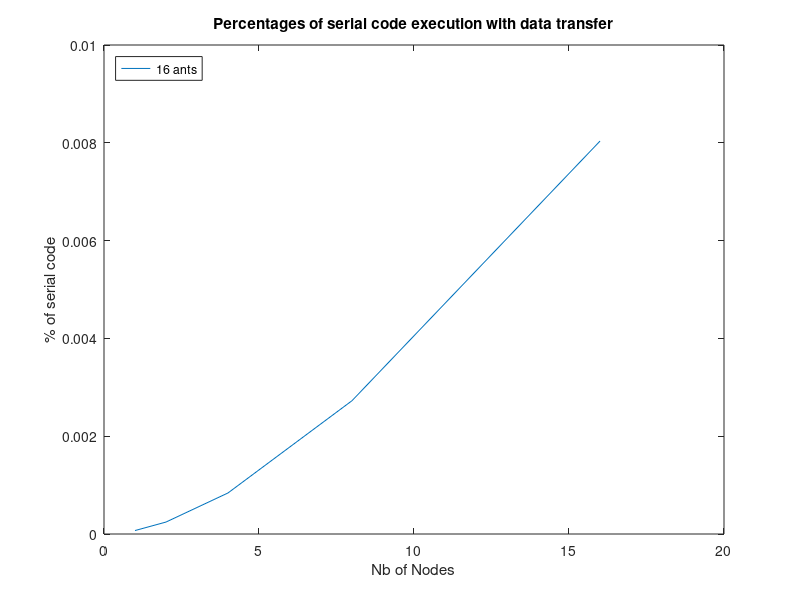

The MATLAB script that drew this image:
% Ant Colony Optimization Algorithm with MPI
% Schaer Marc

% Compute fraction of serial code with considering data transfer

nants = [1 2 4 8 16];
nodes = [1 2 4 8 16];
c = 1000
result = zeros(size(nodes,2),size(nants,2))
L = 5000

for i = 1:size(nants,2)
    for j = 1:size(nodes,2)
        result(j,i) = (2*(c*c+c*L*nodes(j)))/(2*(c*c+c*L*nodes(j) + L*c*c*(1 + (nants(i)/nodes(j)))));
    end
end

disp(result)

figure
plot(nodes,result(:,5))%nodes,speedup32,nodes,speedup64)
legend('16 ants', 'Location', 'northwest')
title('Percentages of serial code execution with data transfer')
xlabel('Nb of Nodes')
ylabel('% of serial code')